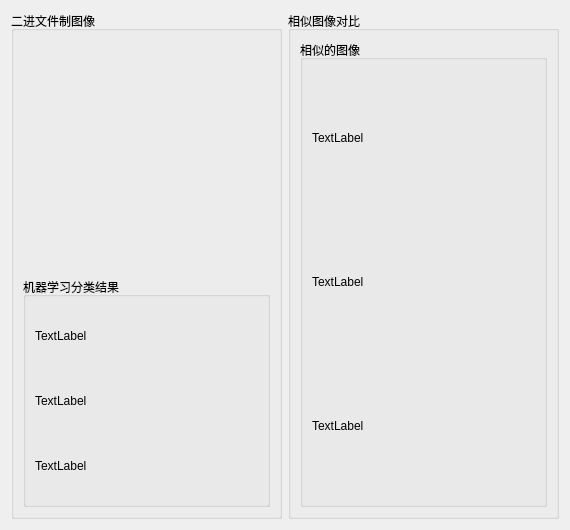
<?xml version="1.0" encoding="UTF-8"?>
<ui version="4.0">
 <class>Dialog</class>
 <widget class="QDialog" name="Dialog">
  <property name="geometry">
   <rect>
    <x>0</x>
    <y>0</y>
    <width>570</width>
    <height>530</height>
   </rect>
  </property>
  <property name="minimumSize">
   <size>
    <width>570</width>
    <height>530</height>
   </size>
  </property>
  <property name="maximumSize">
   <size>
    <width>570</width>
    <height>530</height>
   </size>
  </property>
  <property name="windowTitle">
   <string>二进制文件图像分类</string>
  </property>
  <layout class="QHBoxLayout" name="horizontalLayout">
   <item>
    <widget class="QGroupBox" name="groupBox">
     <property name="title">
      <string>二进文件制图像</string>
     </property>
     <layout class="QVBoxLayout" name="verticalLayout_2">
      <item>
       <widget class="QLabel" name="LB_Malimg">
        <property name="maximumSize">
         <size>
          <width>253</width>
          <height>237</height>
         </size>
        </property>
        <property name="text">
         <string/>
        </property>
       </widget>
      </item>
      <item>
       <widget class="QGroupBox" name="groupBox_3">
        <property name="title">
         <string>机器学习分类结果</string>
        </property>
        <layout class="QVBoxLayout" name="verticalLayout_3">
         <item>
          <widget class="QLabel" name="label">
           <property name="text">
            <string>TextLabel</string>
           </property>
          </widget>
         </item>
         <item>
          <widget class="QLabel" name="label_2">
           <property name="text">
            <string>TextLabel</string>
           </property>
          </widget>
         </item>
         <item>
          <widget class="QLabel" name="label_3">
           <property name="text">
            <string>TextLabel</string>
           </property>
          </widget>
         </item>
        </layout>
       </widget>
      </item>
     </layout>
    </widget>
   </item>
   <item>
    <widget class="QGroupBox" name="groupBox_2">
     <property name="title">
      <string>相似图像对比</string>
     </property>
     <layout class="QVBoxLayout" name="verticalLayout" stretch="3">
      <item>
       <widget class="QGroupBox" name="groupBox_4">
        <property name="maximumSize">
         <size>
          <width>253</width>
          <height>480</height>
         </size>
        </property>
        <property name="title">
         <string>相似的图像</string>
        </property>
        <layout class="QVBoxLayout" name="verticalLayout_4">
         <item>
          <widget class="QLabel" name="label_4">
           <property name="text">
            <string>TextLabel</string>
           </property>
          </widget>
         </item>
         <item>
          <widget class="QLabel" name="label_5">
           <property name="text">
            <string>TextLabel</string>
           </property>
          </widget>
         </item>
         <item>
          <widget class="QLabel" name="label_6">
           <property name="text">
            <string>TextLabel</string>
           </property>
          </widget>
         </item>
        </layout>
       </widget>
      </item>
     </layout>
    </widget>
   </item>
  </layout>
 </widget>
 <resources/>
 <connections/>
</ui>
